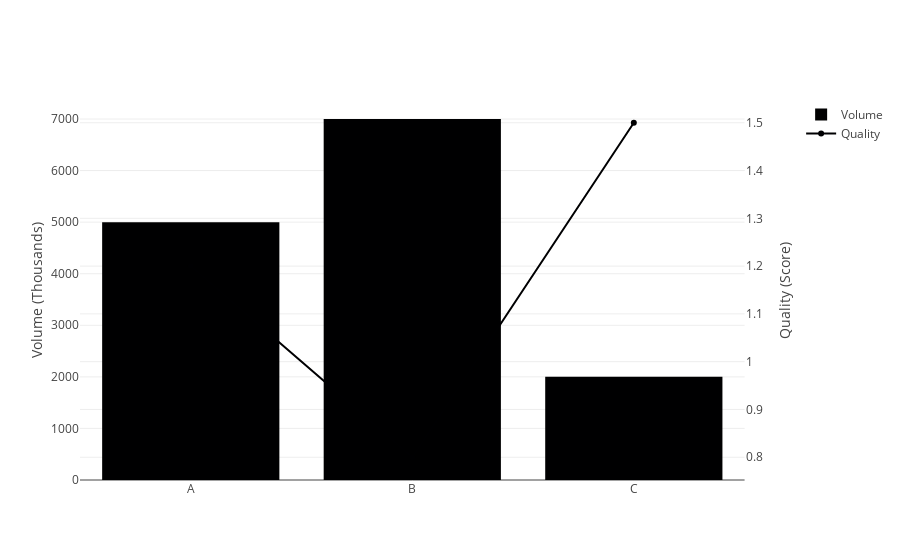

The cell this chart's notebook holds for it:
### Code cell
import plotly.graph_objects as go
from plotly.subplots import make_subplots

# 1. Canvas banao (Do Y-Axis ke saath)
fig = make_subplots(specs=[[{"secondary_y": True}]])

# 2. Pehla Data (Bar - Volume) -> Left Axis
fig.add_trace(
    go.Bar(x=['A', 'B', 'C'], y=[5000, 7000, 2000], name="Volume"),
    secondary_y=False  # Left side
)

# 3. Dusra Data (Line - Quality) -> Right Axis
fig.add_trace(
    go.Scatter(x=['A', 'B', 'C'], y=[1.2, 0.8, 1.5], name="Quality"),
    secondary_y=True   # Right side
)

# 4. Labeling
fig.update_yaxes(title_text="Volume (Thousands)", secondary_y=False)
fig.update_yaxes(title_text="Quality (Score)", secondary_y=True)

fig.show()

### Figure 1 — Plotly figure (JSON) as saved in the notebook; plotly's stock layout.template omitted (floating-point values rounded to 4 significant figures)
{"data": [{"name": "Volume", "type": "bar", "x": ["A", "B", "C"], "xaxis": "x", "y": [5000, 7000, 2000], "yaxis": "y"}, {"name": "Quality", "type": "scatter", "x": ["A", "B", "C"], "xaxis": "x", "y": [1.2, 0.8, 1.5], "yaxis": "y2"}], "layout": {"xaxis": {"anchor": "y", "domain": [0, 0.94]}, "yaxis": {"anchor": "x", "domain": [0, 1], "title": {"text": "Volume (Thousands)"}}, "yaxis2": {"anchor": "x", "overlaying": "y", "side": "right", "title": {"text": "Quality (Score)"}}}}
